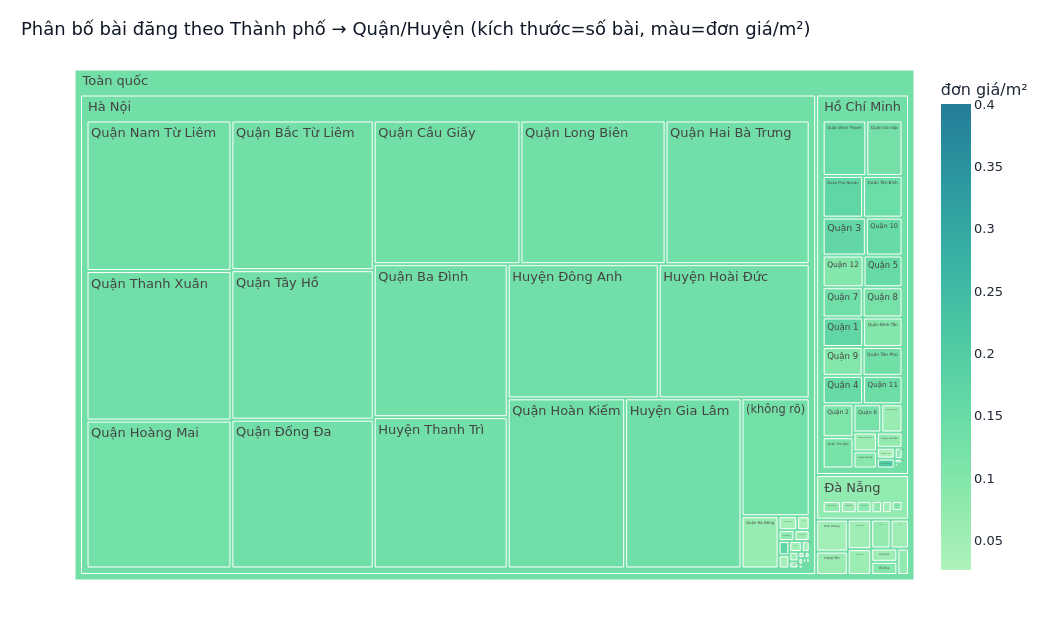

Here is the notebook cell this chart was saved with:
### Markdown cell above
#### Bản đồ cây (treemap) — phân bố Thành phố → Quận/Huyện — *tương tác*

Ô càng to = càng nhiều bài đăng; màu = đơn giá/m². Bấm vào một thành phố để **đào sâu**
xuống từng quận. Đây là cách trực quan nhất để thấy dữ liệu dồn vào đâu.

### Code cell
tm = (rental.assign(city=rental["city"].fillna("(không rõ)"),
                    district=rental["district"].fillna("(không rõ)"))
      .groupby(["city", "district"])
      .agg(n=("price", "size"), ppm=("price_per_m2", "median")).reset_index())
tm = tm[tm.groupby("city")["n"].transform("sum") >= 100]   # bỏ tỉnh quá ít mẫu

fig = px.treemap(tm, path=[px.Constant("Toàn quốc"), "city", "district"],
                 values="n", color="ppm", color_continuous_scale="Tealgrn",
                 title="Phân bố bài đăng theo Thành phố → Quận/Huyện (kích thước=số bài, màu=đơn giá/m²)")
fig.update_traces(hovertemplate="<b>%{label}</b><br>Số bài: %{value:,}<br>"
                  "Đơn giá/m²: %{color:.3f} tr<extra></extra>")
fig.update_coloraxes(colorbar_title="đơn giá/m²")
show_px(fig, "01c_treemap_city_district", w=1050, h=640)

### Figure 1 — Plotly figure (JSON) as saved in the notebook; plotly's stock layout.template omitted (floating-point values rounded to 4 significant figures; data arrays with more than 128 entries replaced by an {"elided": "..."} marker saying what was removed)
{"data": [{"branchvalues": "total", "customdata": {"elided": "202x1 float values"}, "domain": {"x": [0.0, 1.0], "y": [0.0, 1.0]}, "hovertemplate": "<b>%{label}</b><br>Số bài: %{value:,}<br>Đơn giá/m²: %{color:.3f} tr<extra></extra>", "ids": {"elided": "202 str values"}, "labels": {"elided": "202 str values"}, "marker": {"coloraxis": "coloraxis", "colors": {"elided": "202 float values"}}, "name": "", "parents": {"elided": "202 str values"}, "type": "treemap", "values": {"elided": "202 float values"}}], "layout": {"coloraxis": {"autocolorscale": false, "colorbar": {"title": {"text": "đơn giá/m²"}}, "colorscale": [[0.0, "rgb(176, 242, 188)"], [0.1667, "rgb(137, 232, 172)"], [0.3333, "rgb(103, 219, 165)"], [0.5, "rgb(76, 200, 163)"], [0.6667, "rgb(56, 178, 163)"], [0.8333, "rgb(44, 152, 160)"], [1.0, "rgb(37, 125, 152)"]]}, "height": 640, "legend": {"tracegroupgap": 0}, "title": {"text": "Phân bố bài đăng theo Thành phố → Quận/Huyện (kích thước=số bài, màu=đơn giá/m²)"}, "width": 1050}}
